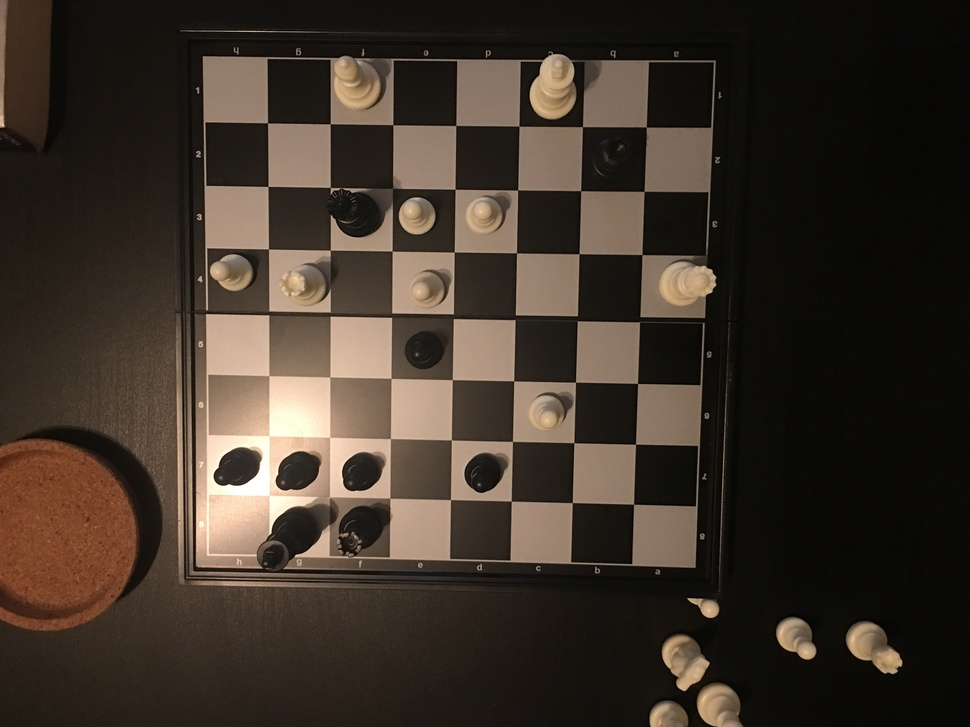
#> input picture computer-vision/data/nashirBoard.JPG, 970 x 727 px, shrunk from 4032 x 3024 before the run, found by its file name
$ jupyter execute cv.ipynb
#> lines starting #> are read from the running program, lines starting #| are printed output that depends on the picture; after the words box and inside, x2 and y2 are one past the last pixel; in counts of white or black regions, pixels touching at a corner belong together
[cell 1]
from PIL import Image # get the image
import cv2 as cv
import numpy as np
import matplotlib.pyplot as plt

[cell 2]
"""
Parameters used for OpenCv functions
We can find these by playing with the dashboard
"""
gaussian_w = 5 # width of the gaussian filter
gaussian_h = 5 # height of the gaussian filter
sigmaX = 5 # review what this does
canny_minval = 100 # refers to strength of edges
canny_maxval = 200
canny_aperature = 3 # this is the size of the sobel kernel, review sobel kernels

[cell 3]
img_path = "../data/nashirBoard.jpg" # testing with Nashirs board
img = np.array(Image.open(img_path)) # need to convert image into a numpy array
#> img is the input picture: shape (727, 970, 3); mean R, G, B 61.6, 51.1, 41.4

[cell 4]
gray_img = cv.cvtColor(img,cv.COLOR_BGR2GRAY) # convert go gray scale, easier to detect with a gray scale image
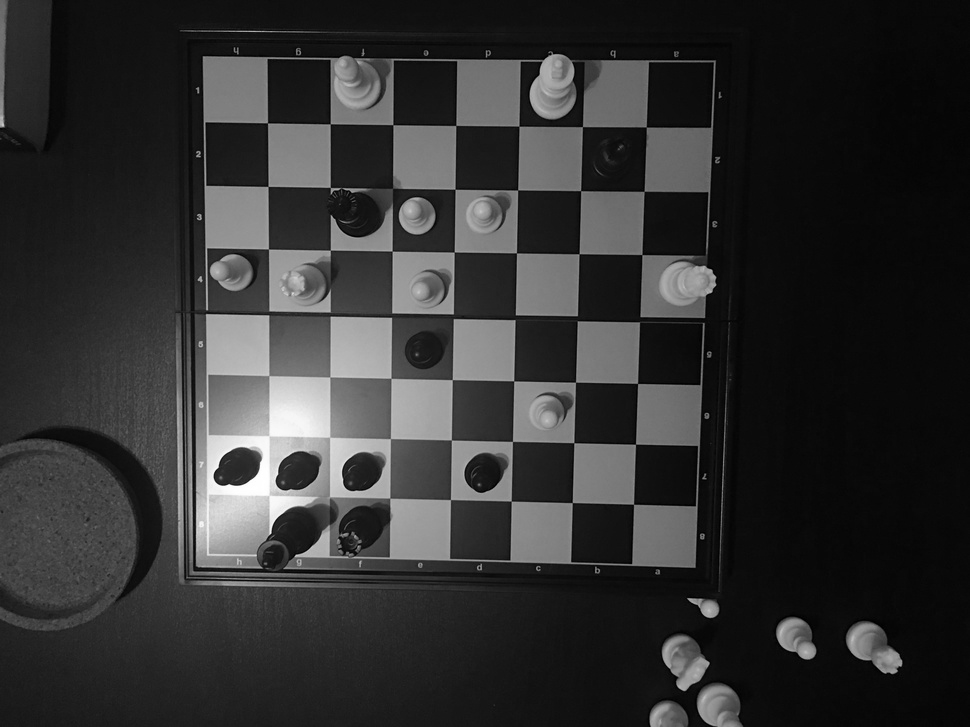
#> gray_img: shape (727, 970); min 0, max 255, mean 49.4
blur_img  = cv.GaussianBlur(gray_img,(gaussian_w,gaussian_h),sigmaX) # blurring is important for removing noise

[cell 5]
"""
Here we need to try and use perspective transform
"""

[cell 6]
"""
Need to find the edges and the lines for the image
"""
canny_edges = cv.Canny(blur_img,canny_minval,canny_maxval,canny_aperature) #finds the edges of the image using canny
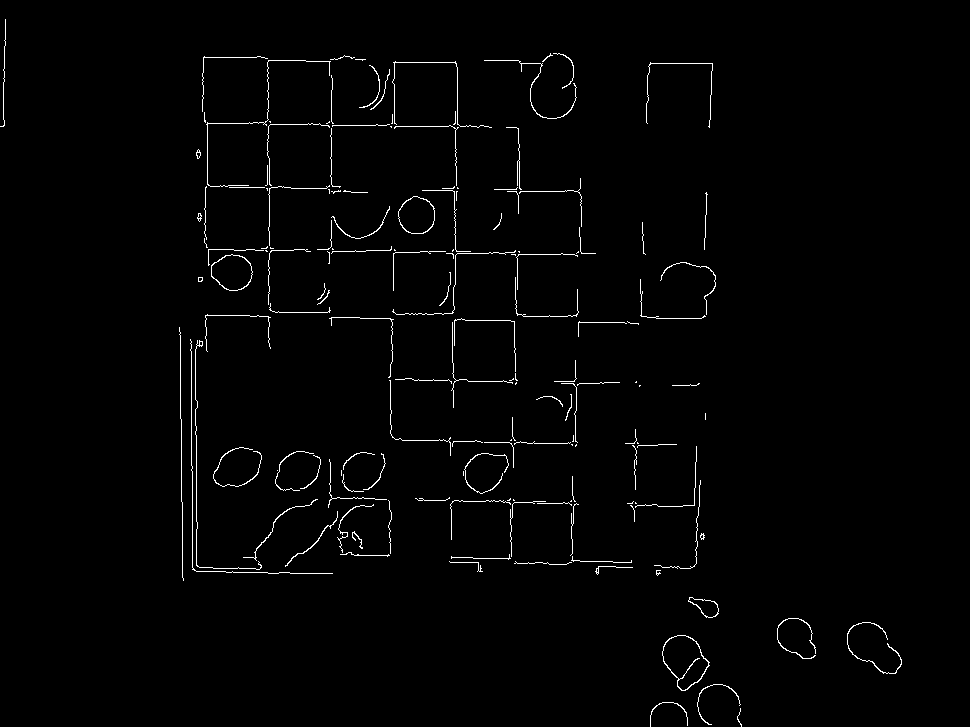
#> canny_edges: shape (727, 970); 1.4% white in thin lines or dots
hough_lines = cv.HoughLines(canny_edges,1,np.pi/180,150, None, 0, 0) ## review paramters here for drawing the lines
#> hough_lines = [[245, 1.59], [119, 1.59], [311, 1.59], [-173, 3.12]]

[cell 7]
#code from opencv to draw lines found from hough transform on an image, takes the lines found and draws them on the image

for i in range(0, len(hough_lines)):
    rho = hough_lines[i][0][0]
    theta = hough_lines[i][0][1]
    a = np.cos(theta)
    b = np.sin(theta)
    x0 = a * rho
    y0 = b * rho
    pt1 = (int(x0 + 1000*(-b)), int(y0 + 1000*(a)))
    pt2 = (int(x0 - 1000*(-b)), int(y0 - 1000*(a)))

    blur_img = cv.line(blur_img, pt1, pt2, (255,255,255), 2, cv.LINE_AA)
#> this loop made 4 passes
#> (rho, theta, a, b, x0, y0, pt1, pt2) on passes 1 to 4: (245, 1.59, -0.0175, 1, -4.28, 245, (-1004, 227), (995, 262)), (119, 1.59, -0.0175, 1, -2.08, 119, (-1001, 101), (997, 136)), (311, 1.59, -0.0175, 1, -5.43, 311, (-1005, 293), (994, 328)), (-173, 3.12, -1, 0.0175, 173, -3.02, (155, -1002), (190, 996))
#> pass 1, `blur_img = cv.line(blur_img, pt1, pt2, (255,255,255), 2, cv.LINE_AA)`:
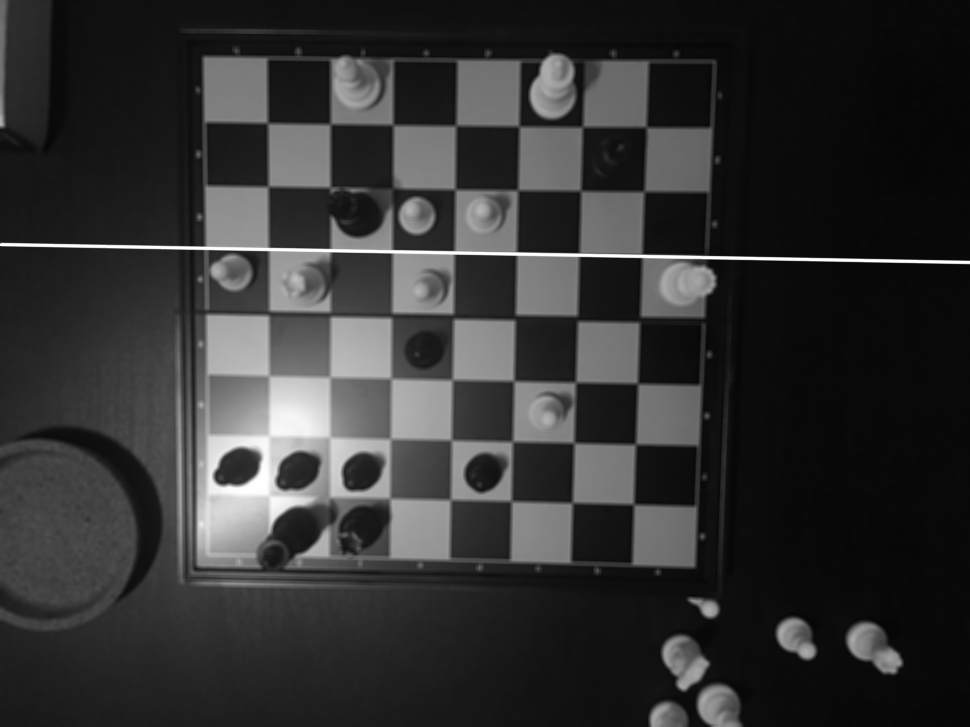
#> blur_img: shape (727, 970); min 5, max 255, mean 50.4
#> pass 2, `blur_img = cv.line(blur_img, pt1, pt2, (255,255,255), 2, cv.LINE_AA)`:
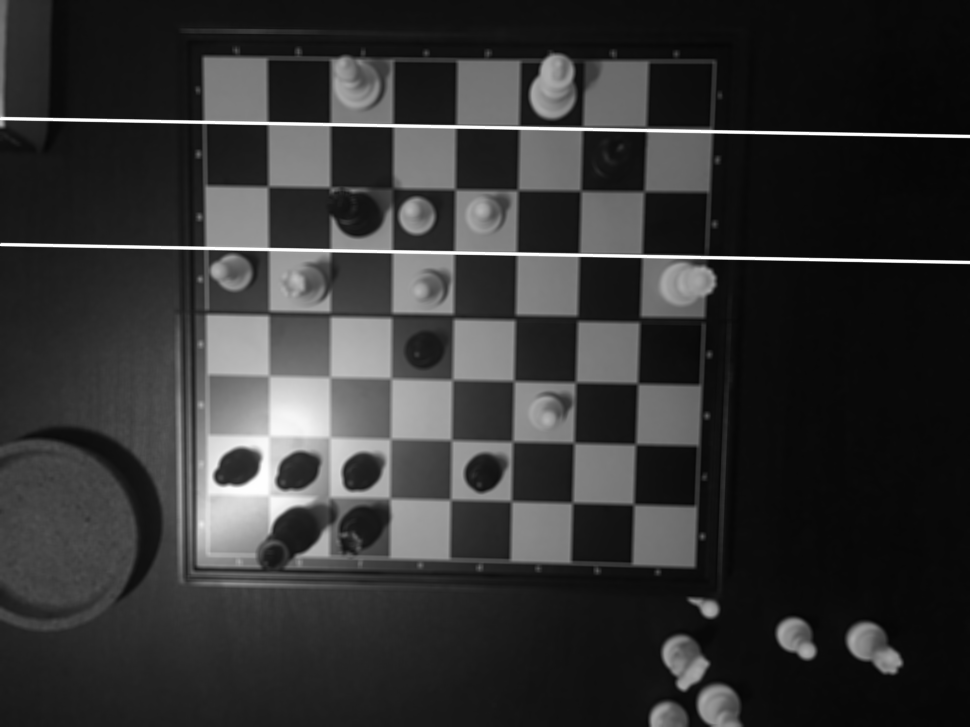
#> blur_img: shape (727, 970); 0.69% of pixels changed, all inside (x1, y1, x2, y2) = (0, 116, 970, 139)
#> pass 3, `blur_img = cv.line(blur_img, pt1, pt2, (255,255,255), 2, cv.LINE_AA)`:
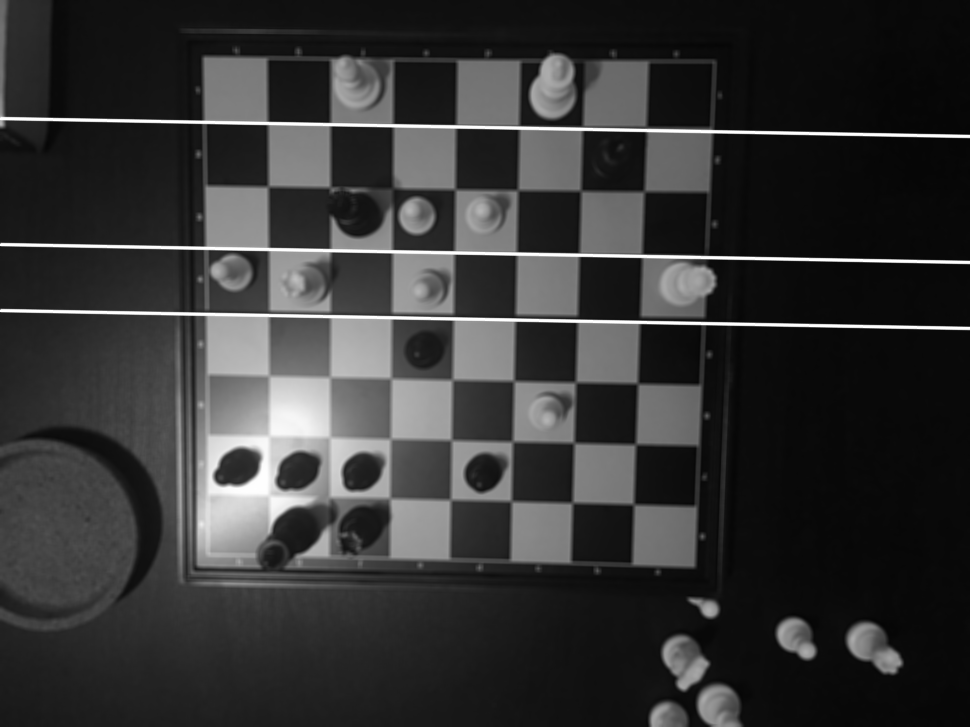
#> blur_img: shape (727, 970); 0.69% of pixels changed, all inside (x1, y1, x2, y2) = (0, 308, 970, 331)
#> after the loop:
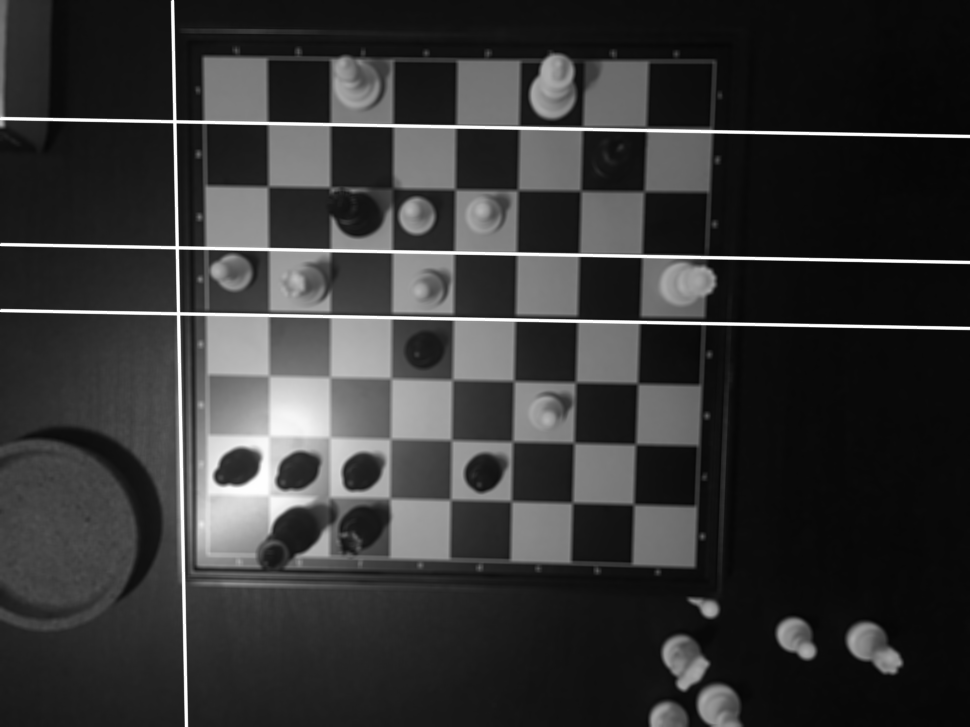
#> blur_img: shape (727, 970); 0.51% of pixels changed, all inside (x1, y1, x2, y2) = (170, 0, 189, 727)

$ run again, with computer-vision/data/sample-skew-top-down.jpeg copied over computer-vision/data/nashirBoard.JPG
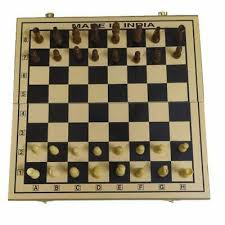
#> input picture computer-vision/data/sample-skew-top-down.jpeg, 225 x 225 px, found by its file name
#> img is the input picture: shape (225, 225, 3); mean R, G, B 161.7, 153.4, 133.6
#> `canny_edges = cv.Canny(blur_img,canny_minval,canny_maxval,canny_aperat..`:
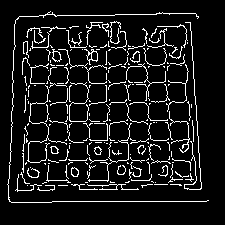
#> canny_edges: shape (225, 225); 9.5% white in thin lines or dots, all inside (x1, y1, x2, y2) = (7, 11, 209, 203)
#> hough_lines = [[201, 1.57]]
#> the loop `for i in range(0, len(hough_lines)):` made 1 pass
#> (rho, theta, a, b, x0, y0, pt1, pt2) on pass 1: (201, 1.57, -4.37e-08, 1, -8.79e-06, 201, (-1000, 200), (999, 201))
#> pass 1, `blur_img = cv.line(blur_img, pt1, pt2, (255,255,255), 2, cv.LINE_AA)`:
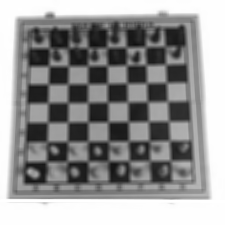
#> blur_img: shape (225, 225); min 15, max 255, mean 149.2
